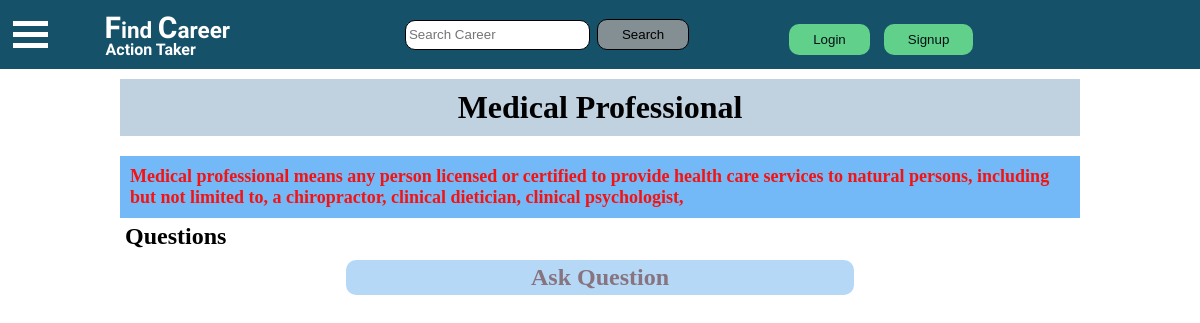
/Career/Highpaying/Career_detail/1, run on the app's committed database.
### Career/models.py (models this page shows, shortened)
class Career(models.Model):
    cno = models.AutoField(primary_key=True)
    user = models.ForeignKey(User, default=None, on_delete=models.CASCADE)
    ctitle=models.CharField(max_length=100, blank=True)
    cname=models.CharField(max_length=40)
    category=models.CharField(max_length=40)
    cdetail = models.TextField(blank=True)
    tags = models.TextField(default='')
    timeStamp = models.DateTimeField(auto_now_add=True, blank=True)

### Career/views.py (the view)
# urls.py: path('Career_detail/<int:id>', views_career.Career_detail, name='search_career_detail_que'),
def Career_detail(request, id):
    care_names = Career.objects.filter(cno=id)
    cname = care_names[0].cname
    quests = Question.objects.filter(tags__icontains=cname.lower())
    context = {'care_names': care_names, 'quests': quests}
    return render(request, 'Career/Career_detail.html', context)

### Template/Career/Career_detail.html (shortened to what this page needs)
{% extends '../base.html' %}
{% load static %}
{% block css %}
<link rel="stylesheet" href="{% static '/css/Career_detail.css' %}">
{% endblock css %}
{% block body %}
{% for care_name in care_names %}
<div class="detailcont">
    <h1 class="head">{{care_name.cname}}</h1>
    <div class="CH1">
        <pre class="Cop" id="">{{care_name.cdetail}}</pre>
    </div>
    <h3 class="questionheading">Questions<h3>
    <h2 class="askquebtn" id="showque" onclick="showQuestion()" style="cursor: pointer;"> Ask Question </h2>
</div>
{% endfor %}
{% endblock body %}

### static/css/base.css (style rules this page uses)
* { box-sizing: border-box; margin: 0px; padding: 0px; }

### static/css/Career_detail.css (style rules this page uses)
.detailcont { margin: 10px auto 10px auto; width:80%; }
.head { text-align: center; padding:10px; background:#c0d1e0; }
.Cop { overflow-x: auto; white-space: pre-wrap; word-wrap: break-word; font-size: large; font-weight: 900; font-family: Georgia, serif; margin-top: 20px; padding: 10px; background:#0080f08c; color: #f41313; }
.askquebtn, .h2 { text-align: center; width: 53%; margin:10px auto; text-decoration:none; background-color:#b5d8f7; color: #6d3c3ca3; border-radius:10px; padding: 4px; }
.questionheading { font-size: x-large; margin:5px; }

### data on the page
Career: cname "Medical Professional", cdetail "Medical professional means any person licensed or certified to provide health care services to natural persons, including but not limited to, a chiropractor, clinical dietician, clinical psychologist,"
